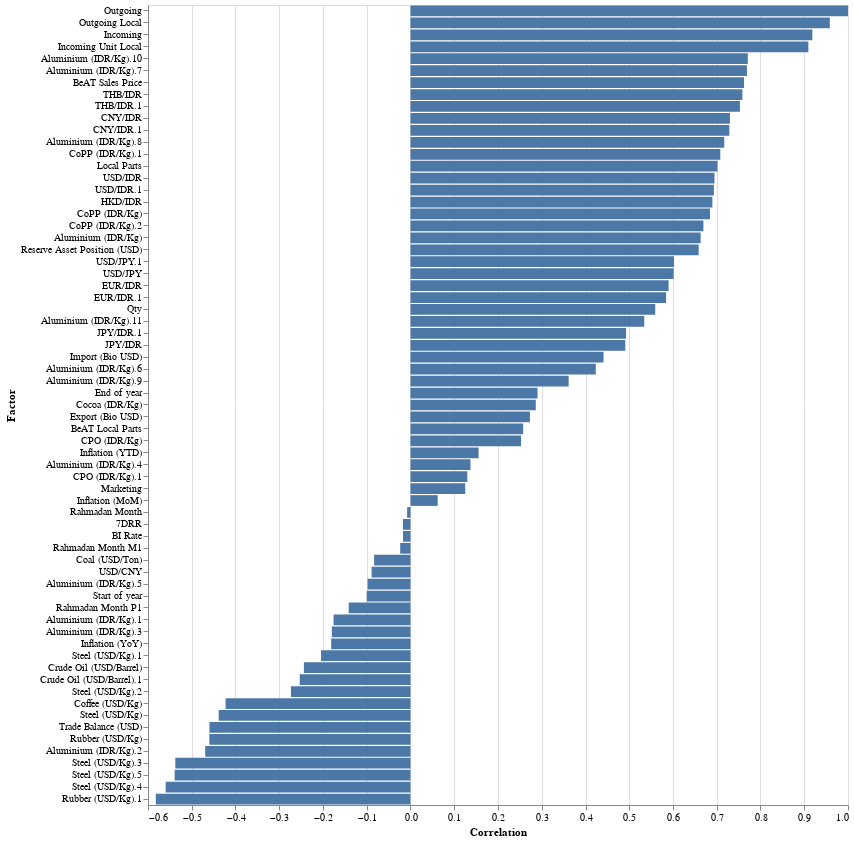

Notebook cell for this chart:
### Code cell
alt.Chart(sorted_corr.reset_index()).mark_bar().encode(
    alt.Y('Factor', sort=list(sorted_corr.index)),
    x='Correlation:Q'
).properties(height=800, width=700)

### Figure 1 — Vega-Lite specification as saved in the notebook (floating-point values rounded to 4 significant figures)
{"$schema": "https://vega.github.io/schema/vega-lite/v2.6.0.json", "config": {"view": {"height": 300, "width": 400}}, "data": {"name": "data-9063156d076bb20e4b10d1f37ca591d6"}, "datasets": {"data-9063156d076bb20e4b10d1f37ca591d6": [{"Correlation": 1, "Factor": "Outgoing"}, {"Correlation": 0.9584, "Factor": "Outgoing Local"}, {"Correlation": 0.9185, "Factor": "Incoming"}, {"Correlation": 0.9094, "Factor": "Incoming Unit Local"}, {"Correlation": 0.771, "Factor": "Aluminium (IDR/Kg).10"}, {"Correlation": 0.769, "Factor": "Aluminium (IDR/Kg).7"}, {"Correlation": 0.7623, "Factor": "BeAT Sales Price"}, {"Correlation": 0.7586, "Factor": "THB/IDR"}, {"Correlation": 0.753, "Factor": "THB/IDR.1"}, {"Correlation": 0.7301, "Factor": "CNY/IDR"}, {"Correlation": 0.7287, "Factor": "CNY/IDR.1"}, {"Correlation": 0.7172, "Factor": "Aluminium (IDR/Kg).8"}, {"Correlation": 0.7081, "Factor": "CoPP (IDR/Kg).1"}, {"Correlation": 0.7016, "Factor": "Local Parts"}, {"Correlation": 0.6948, "Factor": "USD/IDR"}, {"Correlation": 0.6934, "Factor": "USD/IDR.1"}, {"Correlation": 0.69, "Factor": "HKD/IDR"}, {"Correlation": 0.6846, "Factor": "CoPP (IDR/Kg)"}, {"Correlation": 0.6695, "Factor": "CoPP (IDR/Kg).2"}, {"Correlation": 0.6632, "Factor": "Aluminium (IDR/Kg)"}, {"Correlation": 0.6586, "Factor": "Reserve Asset Position (USD)"}, {"Correlation": 0.6024, "Factor": "USD/JPY.1"}, {"Correlation": 0.6014, "Factor": "USD/JPY"}, {"Correlation": 0.59, "Factor": "EUR/IDR"}, {"Correlation": 0.5843, "Factor": "EUR/IDR.1"}, {"Correlation": 0.5594, "Factor": "Qty"}, {"Correlation": 0.5343, "Factor": "Aluminium (IDR/Kg).11"}, {"Correlation": 0.4927, "Factor": "JPY/IDR.1"}, {"Correlation": 0.4909, "Factor": "JPY/IDR"}, {"Correlation": 0.4412, "Factor": "Import (Bio USD)"}, {"Correlation": 0.4235, "Factor": "Aluminium (IDR/Kg).6"}, {"Correlation": 0.3616, "Factor": "Aluminium (IDR/Kg).9"}, {"Correlation": 0.2904, "Factor": "End of year"}, {"Correlation": 0.2864, "Factor": "Cocoa (IDR/Kg)"}, {"Correlation": 0.273, "Factor": "Export (Bio USD)"}, {"Correlation": 0.2575, "Factor": "BeAT Local Parts"}, {"Correlation": 0.2527, "Factor": "CPO (IDR/Kg)"}, {"Correlation": 0.1556, "Factor": "Inflation (YTD)"}, {"Correlation": 0.1371, "Factor": "Aluminium (IDR/Kg).4"}, {"Correlation": 0.1299, "Factor": "CPO (IDR/Kg).1"}, {"Correlation": 0.1251, "Factor": "Marketing "}, {"Correlation": 0.06218, "Factor": "Inflation (MoM)"}, {"Correlation": -0.007661, "Factor": "Rahmadan Month"}, {"Correlation": -0.01719, "Factor": "7DRR"}, {"Correlation": -0.01719, "Factor": "BI Rate"}, {"Correlation": -0.02358, "Factor": "Rahmadan Month M1"}, {"Correlation": -0.08325, "Factor": "Coal (USD/Ton)"}, {"Correlation": -0.08889, "Factor": "USD/CNY"}, {"Correlation": -0.09814, "Factor": "Aluminium (IDR/Kg).5"}, {"Correlation": -0.1001, "Factor": "Start of year"}, {"Correlation": -0.1412, "Factor": "Rahmadan Month P1"}, {"Correlation": -0.1759, "Factor": "Aluminium (IDR/Kg).1"}, {"Correlation": -0.1799, "Factor": "Aluminium (IDR/Kg).3"}, {"Correlation": -0.1813, "Factor": "Inflation (YoY)"}, {"Correlation": -0.2045, "Factor": "Steel (USD/Kg).1"}, {"Correlation": -0.2437, "Factor": "Crude Oil (USD/Barrel)"}, {"Correlation": -0.2531, "Factor": "Crude Oil (USD/Barrel).1"}, {"Correlation": -0.2733, "Factor": "Steel (USD/Kg).2"}, {"Correlation": -0.4227, "Factor": "Coffee (USD/Kg)"}, {"Correlation": -0.4384, "Factor": "Steel (USD/Kg)"}, {"Correlation": -0.4596, "Factor": "Trade Balance (USD)"}, {"Correlation": -0.4599, "Factor": "Rubber (USD/Kg)"}, {"Correlation": -0.4692, "Factor": "Aluminium (IDR/Kg).2"}, {"Correlation": -0.5376, "Factor": "Steel (USD/Kg).3"}, {"Correlation": -0.5392, "Factor": "Steel (USD/Kg).5"}, {"Correlation": -0.5595, "Factor": "Steel (USD/Kg).4"}, {"Correlation": -0.5822, "Factor": "Rubber (USD/Kg).1"}]}, "encoding": {"x": {"field": "Correlation", "type": "quantitative"}, "y": {"field": "Factor", "sort": ["Outgoing", "Outgoing Local", "Incoming", "Incoming Unit Local", "Aluminium (IDR/Kg).10", "Aluminium (IDR/Kg).7", "BeAT Sales Price", "THB/IDR", "THB/IDR.1", "CNY/IDR", "CNY/IDR.1", "Aluminium (IDR/Kg).8", "CoPP (IDR/Kg).1", "Local Parts", "USD/IDR", "USD/IDR.1", "HKD/IDR", "CoPP (IDR/Kg)", "CoPP (IDR/Kg).2", "Aluminium (IDR/Kg)", "Reserve Asset Position (USD)", "USD/JPY.1", "USD/JPY", "EUR/IDR", "EUR/IDR.1", "Qty", "Aluminium (IDR/Kg).11", "JPY/IDR.1", "JPY/IDR", "Import (Bio USD)", "Aluminium (IDR/Kg).6", "Aluminium (IDR/Kg).9", "End of year", "Cocoa (IDR/Kg)", "Export (Bio USD)", "BeAT Local Parts", "CPO (IDR/Kg)", "Inflation (YTD)", "Aluminium (IDR/Kg).4", "CPO (IDR/Kg).1", "Marketing ", "Inflation (MoM)", "Rahmadan Month", "7DRR", "BI Rate", "Rahmadan Month M1", "Coal (USD/Ton)", "USD/CNY", "Aluminium (IDR/Kg).5", "Start of year", "Rahmadan Month P1", "Aluminium (IDR/Kg).1", "Aluminium (IDR/Kg).3", "Inflation (YoY)", "Steel (USD/Kg).1", "Crude Oil (USD/Barrel)", "Crude Oil (USD/Barrel).1", "Steel (USD/Kg).2", "Coffee (USD/Kg)", "Steel (USD/Kg)", "Trade Balance (USD)", "Rubber (USD/Kg)", "Aluminium (IDR/Kg).2", "Steel (USD/Kg).3", "Steel (USD/Kg).5", "Steel (USD/Kg).4", "Rubber (USD/Kg).1"], "type": "nominal"}}, "height": 800, "mark": "bar", "width": 700}
